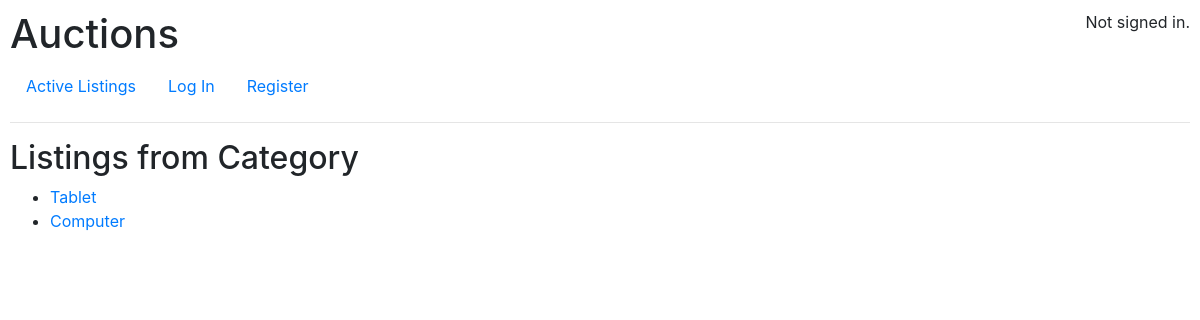
/categories/2, run on an earlier commit of the app's database.
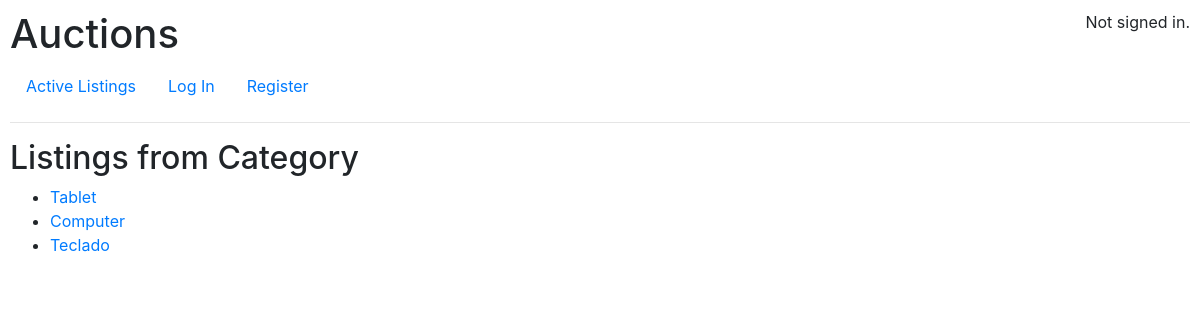
And on a later commit of the database.
### auctions/models.py (models this page shows)
class AuctionListing(models.Model):
    title = models.CharField(max_length=64)
    description = models.TextField()
    category = models.ForeignKey(Category,on_delete=models.CASCADE,related_name="auctions")
    image = models.URLField()
    duration = models.DateTimeField()
    initialBid = models.DecimalField(max_digits=19, decimal_places=4)
    active = models.BooleanField(default=True)
    user = models.ForeignKey(User,on_delete=models.CASCADE,related_name = "auctions")
    def __str__(self):
        return f"{self.title}"

### auctions/views.py (the view)
# urls.py: path("categories/<int:category_id>",views.category_auctions,name="category_auctions"),
def category_auctions(request,category_id):
    category = Category.objects.get(id=category_id)
    auctions = category.auctions.all()
    return render(request,"auctions/auction_category.html",{
        "auctions": auctions
    })

### auctions/templates/auctions/auction_category.html
{% extends 'auctions/layout.html' %}
{% block body %}
<h2>Listings from Category {{ todo }}</h2>
<ul>
    {% for auction in auctions %}
    <li>
        <a href="{% url 'auction' auction.id %}"> {{ auction }}</a>
    </li>
    {% empty %}
    <p>This category has no Auction Listings yet. <a href="{% url 'create_new_listing' %}">Create one.</a></p>
    {% endfor %}
</ul>
{% endblock %}

What changed in the data, as far as the page shows it:
added AuctionListing: title "Teclado"
